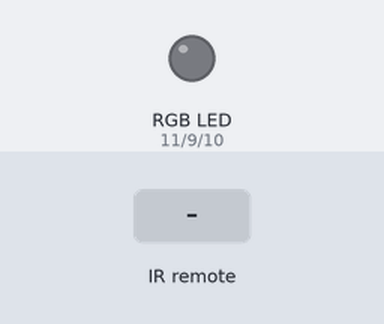
This sketch was run on a simulated Arduino Uno, built with avr-gcc and run on an emulated ATmega328P. Parts: an RGB LED mixed from three pins (HIGH = lit). Inputs (shaded band) come from the test bench. What the sketch prints to the serial monitor is not drawn.

Above: at 1.2 s.
1.3 s: infrared code 0xBA45FF00 received
At 2.5 s:
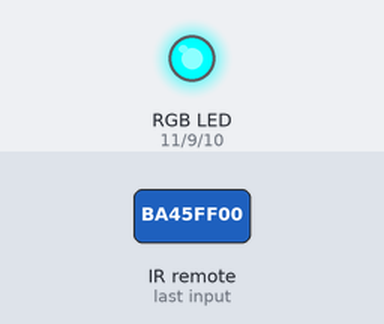
2.8 s: infrared code 0xB946FF00 received
At 3.9 s:
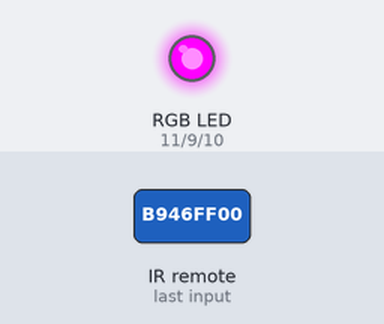
4.3 s: infrared code 0xBB44FF00 received
At 5.1 s:
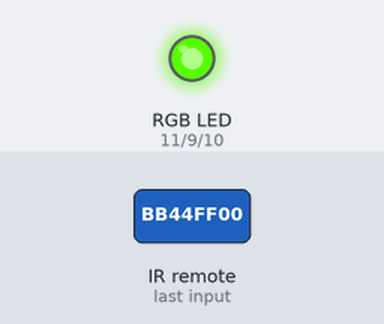
5.8 s: infrared code 0xB847FF00 received
At 6.3 s:
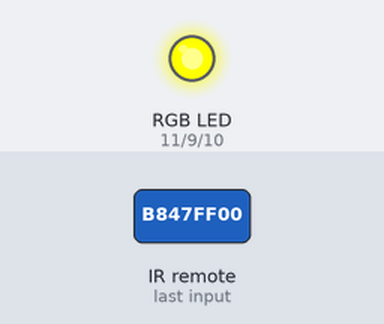
7.3 s: infrared code 0xB946FF00 received
At 8.7 s:
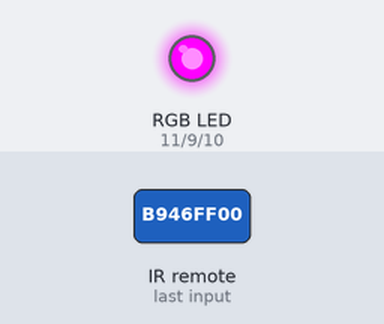
Timing chart, 0 to 9.8 s (numbered marks = the images above; inputs shaded):
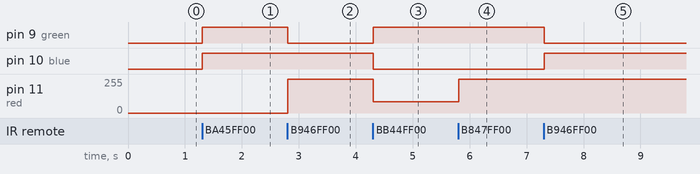

Measured:
- after the input at 1.3 s, pin 9 (green), pin 10 (blue): LOW → HIGH at once
- after the input at 2.8 s, pin 9 (green): HIGH → LOW at once; pin 11 (red): 0/255 → 255/255 at once
- after the input at 4.3 s, pin 9 (green): LOW → HIGH at once; pin 10 (blue): HIGH → LOW at once; pin 11 (red): 255/255 → 86/255 at once
- after the input at 5.8 s, pin 11 (red): 86/255 → 255/255 at once
- after the input at 7.3 s, pin 9 (green): HIGH → LOW at once; pin 10 (blue): LOW → HIGH at once

The sketch:

LedRGB_IR.ino
```cpp
/*
  CONEXION:
  + -> 5v
  - -> GND
  S -> 6
*/
#include <IRremote.hpp>
#define value IrReceiver.decodedIRData.decodedRawData
#define Boton_1 0xBA45FF00
#define Boton_2 0xB946FF00
#define Boton_3 0xB847FF00
#define Boton_4 0xBB44FF00
#define Boton_5 0xBF40FF00


int sensor = 6;
int red =  11;
int green = 9;
int blue = 10;

void setup() {
  Serial.begin(9600);
  IrReceiver.begin(sensor, DISABLE_LED_FEEDBACK);
  pinMode(red, OUTPUT);
  pinMode(green, OUTPUT);
  pinMode(blue, OUTPUT);

}

void loop() {
  if (IrReceiver.decode()) {
    Serial.println(IrReceiver.decodedIRData.decodedRawData, HEX);
    if (value == Boton_1) {
      Serial.print("BOTON 1");
      rojo();
    }
    if (value == Boton_2) {
      Serial.print("BOTON 2");
      verde();
    }
    if (value == Boton_3) {
      Serial.print("BOTON 3");
      azul();
    }

    if (value == Boton_4) {
      Serial.print("BOTON 4");
      morado();
    }

    IrReceiver.resume();
  }
  delay(100);
}

void rojo() {
  analogWrite(red, 0);
  analogWrite(green, 255);
  analogWrite(blue, 255);
}

void verde() {
  analogWrite(red, 255);
  analogWrite(green, 0);
  analogWrite(blue, 255);
}

void azul() {
  analogWrite(red, 255);
  analogWrite(green, 255);
  analogWrite(blue, 0);
}

void morado() {
  analogWrite(red, 86);
  analogWrite(green, 255);
  analogWrite(blue, 0);
}
```
